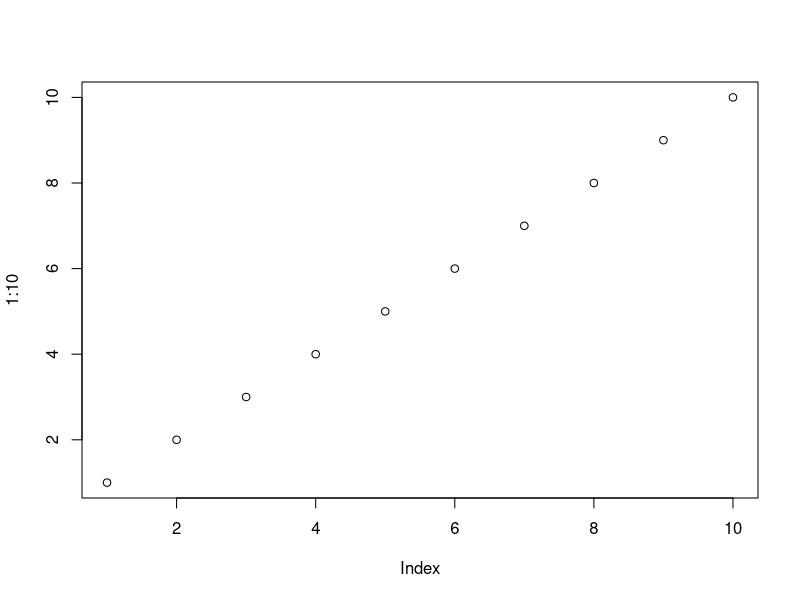
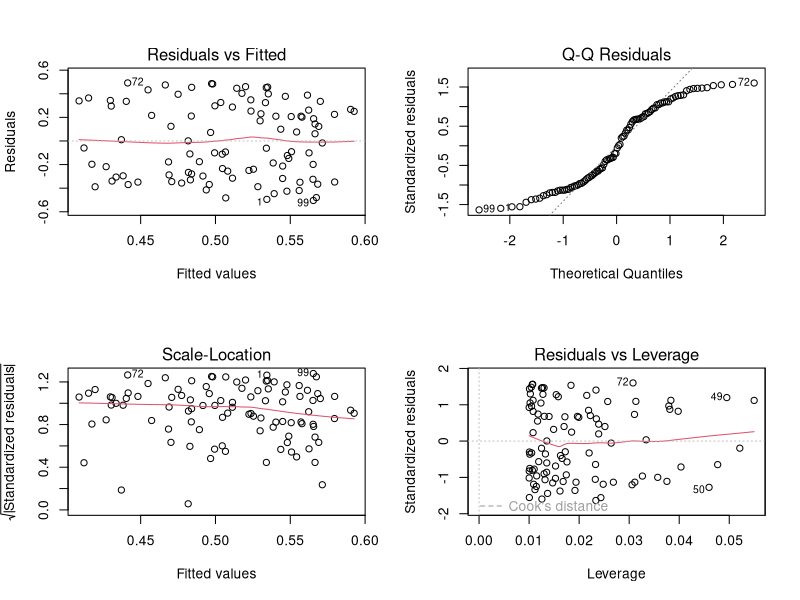
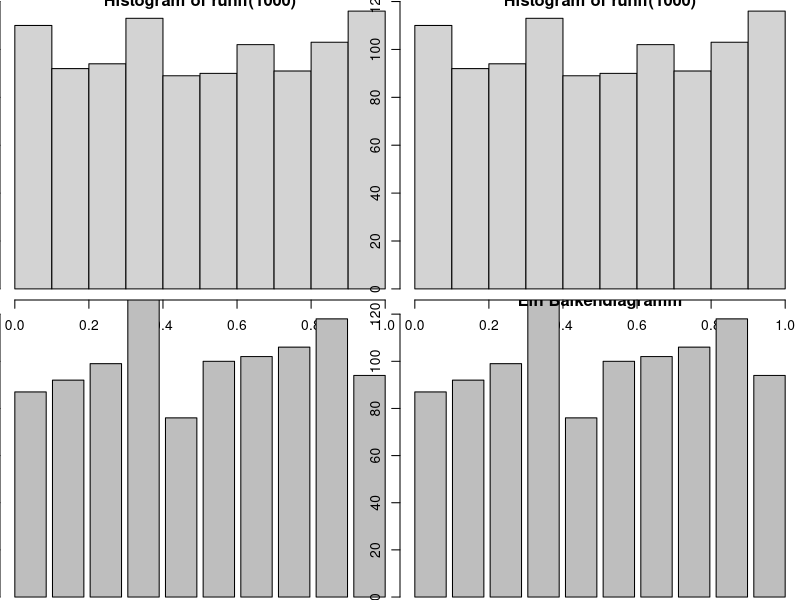

Reproduce these figures in R, in order.
# Nutzung von GeoDaten in den Sozialwissenschaften
# Recap 4 - Datentypen
# Jan-Philipp Kolb
# Fri Apr 08 07:50:07 2016

## ----eval=F--------------------------------------------------------------
?data.frame

## ------------------------------------------------------------------------
L3 <- LETTERS[1:3]
fac <- sample(L3, 10, replace = TRUE)
d <- data.frame(x = 1, y = 1:10, fac = fac)

## ----echo=F--------------------------------------------------------------
d

## ------------------------------------------------------------------------
A <- 1:10
A
str(A)

## ------------------------------------------------------------------------
B <- as.character(A)
B
str(B)

## ------------------------------------------------------------------------
AB <- sample(LETTERS,4)
AB <- as.factor(AB)
levels(AB) <- LETTERS
table(AB)

## ----eval=F--------------------------------------------------------------
?match

## ------------------------------------------------------------------------
1:10 %in% c(1,3,5,9)

## ------------------------------------------------------------------------
match(1:10,c(1,3,5,9))

## ------------------------------------------------------------------------
A <- 1:10
is.na(A)

## ------------------------------------------------------------------------
A[5] <- NA
is.na(A)

## ------------------------------------------------------------------------
A <- 1:10
length(A)

## ------------------------------------------------------------------------
a <- 5
if (a>4){
  cat("Dies stimmt")
}

## ------------------------------------------------------------------------
a <- 3
if (a>4){
  cat("Dies stimmt")
}

## ------------------------------------------------------------------------
A <- 1
for (i in 1:5){
  A <- A + i
  cat(A,"\n")
}

## ----eval=F--------------------------------------------------------------
## ?agrep

## ------------------------------------------------------------------------
agrep("lasy", "1 lazy 2")

## ------------------------------------------------------------------------
A <- 1:10
A
which(A==5)
which(A>5)

## ------------------------------------------------------------------------
A <- sample(1:10,100,replace=T)
table(A)

## ----eval=F--------------------------------------------------------------
## ?cut

## ------------------------------------------------------------------------
Z <- rnorm(10000)
head(Z)

## ------------------------------------------------------------------------
Zc <- cut(Z, breaks = -6:6)
head(Zc)

## ------------------------------------------------------------------------
table(Zc)

## ------------------------------------------------------------------------
plot(1:10)

## ------------------------------------------------------------------------
A <- runif(100)
B <- runif(100)
mod1 <- lm(A~B)

par(mfrow=c(2,2))
plot(mod1)

## ----eval=F--------------------------------------------------------------
## ?par

## ------------------------------------------------------------------------
par(mai=c(0,0,0,0))
plot(hist(runif(1000)))

## ------------------------------------------------------------------------
A <- sample(1:10,1000,replace=T)
tabA <- table(A)

barplot(tabA)

## ------------------------------------------------------------------------
barplot(tabA,xlab="Die Ausprägungen",
        ylab="Häufigkeiten",
        main="Ein Balkendiagramm")

